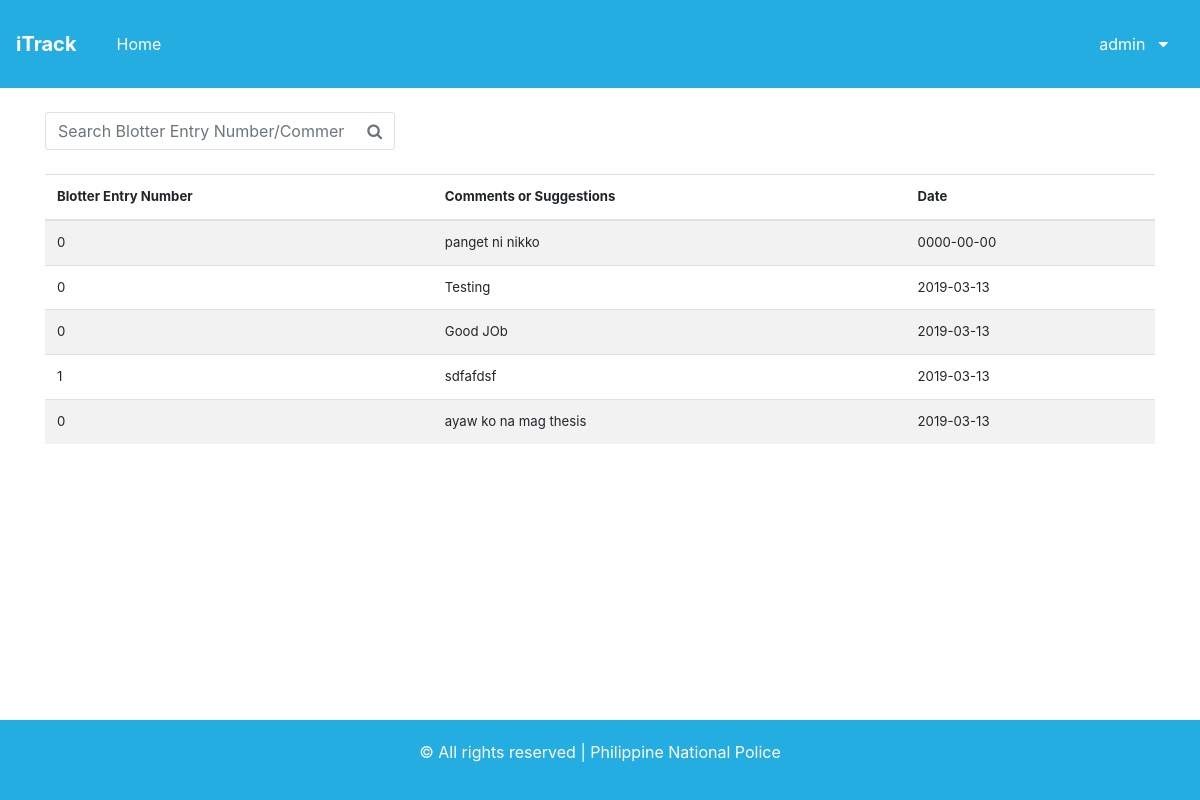
/itrackfinal/feedback.php (signed in), run on an earlier commit of the app's database.
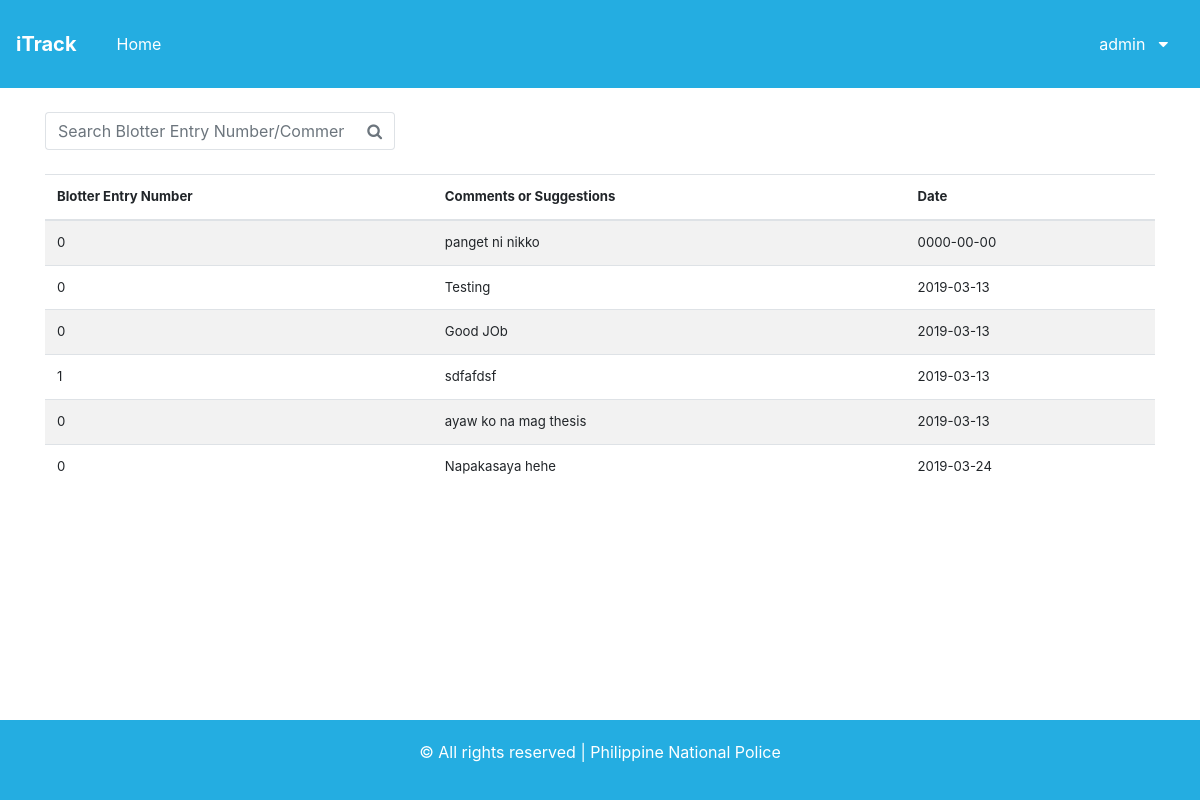
And on a later commit of the database.
### tables this page shows
CREATE TABLE `feedback` (
  `feedbackId` int(11) NOT NULL,
  `userId` int(11) NOT NULL,
  `benNum` int(11) NOT NULL,
  `dateAns` date NOT NULL,
  `feed_process` varchar(30) NOT NULL,
  `feed_accomodation` varchar(30) NOT NULL,
  `feed_service` varchar(30) NOT NULL,
  `feed_comments` varchar(30) NOT NULL
);

### itrackfinal/feedback.php (the view, shortened to what this page needs)
<?php
    require "adminheader.php";
    require 'includes/dbh.inc.php';
    $query = "SELECT * FROM feedback";
    $result = $conn->query($query);
?>
<!DOCTYPE html>
<html lang="en">
<head>
    <link rel="stylesheet" href="css/bootstrap.css">
    <link href="//maxcdn.bootstrapcdn.com/font-awesome/4.7.0/css/font-awesome.min.css" rel="stylesheet">
</head>
<body>
	<br>
    <div class="container">
            <div class="row">
            <div class="col-md-4">
                <div class="input-group">
                    <input id="search" class="form-control py-2 border-right-0 border" type="text" placeholder="Search Blotter Entry Number/Comment" >
                    <span class="input-group-append">
                        <button class="btn btn-outline-secondary border-left-0 border" type="button">
                            <i class="fa fa-search"></i>
                        </button>
                    </span>
                </div>
            </div>
            <div class="col-md-4">
            </div>
        </div>
        <br>
        <div class="row">
            <div class="col-md-12">
                <table id="myTable">
                <table class="table table-striped">
                    <thead>
                        <th>Blotter Entry Number</th>
                        <th>Comments or Suggestions</th>
                        <th>Date</th>
                    </thead>
                    <tbody id="table-body">
                    <?php while($row = mysqli_fetch_array($result)):?>
                <tr>
                    <td><?php echo $row['benNum'];?></td>
                    <td><?php echo $row['feed_comments'];?></td>
                    <td><?php echo $row['dateAns'];?></td>
                </tr>
                <?php endwhile;?>
                    </tbody>
                </table>
                </table>
            </div>
        </div>
    </div>
</body>
</html>
<?php
	require "viewingfooter.php";
?>

What changed in the data, as far as the page shows it:
added feedback: benNum "0", feed_comments "Napakasaya hehe", dateAns "2019-03-24"
